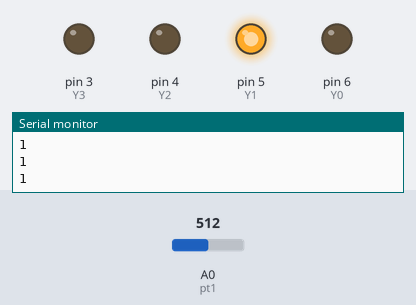
The sketch below on a simulated Arduino Uno, built with avr-gcc and run on an emulated ATmega328P. Shown: output pins drawn as LEDs (lit = HIGH), the last lines printed to the serial monitor. Inputs (shaded band) come from the test bench; at power-on: A0 (pt1) = 512.

Above: at 1.3 s.
1.4 s: A0 (pt1) set to 670
2.9 s: A0 (pt1) set to 693
At 3.8 s:
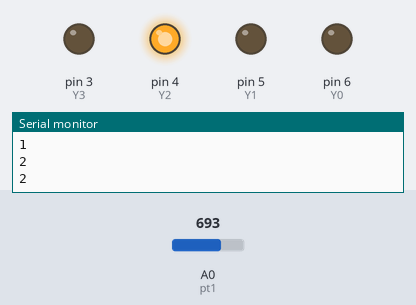
4.5 s: A0 (pt1) set to 1013
6.0 s: A0 (pt1) set to 1023
At 7.2 s:
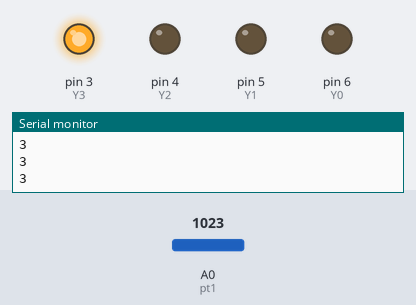
7.5 s: A0 (pt1) set to 306
At 8.5 s:
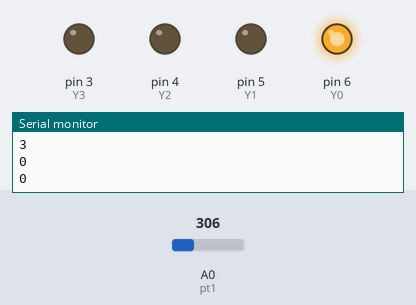
9.0 s: A0 (pt1) set to 355
At 9.7 s:
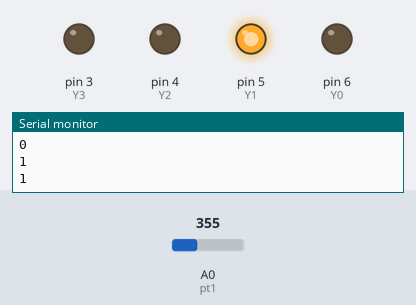
Timing chart, 0 to 11.5 s (numbered marks = the images above; inputs shaded):
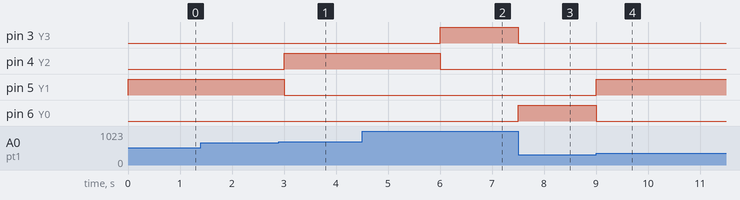

The sketch:

Practica_Demultiplexor.ino
```cpp
int Y0 = 6, Y1 = 5, Y2 = 4, Y3 = 3;
int pt1 = A0;

void setup() {
  pinMode(Y0, OUTPUT);
  pinMode(Y1, OUTPUT);
  pinMode(Y2, OUTPUT);
  pinMode(Y3, OUTPUT);
  Serial.begin(9600);
}


int val1;
void loop() {

  val1 = analogRead(pt1);
  val1 = map(val1, 0, 1023, 0, 3);

  Serial.println(val1);

  if (val1 == 1) {

    digitalWrite(Y0, LOW);
    digitalWrite(Y1, HIGH);
    digitalWrite(Y2, LOW);
    digitalWrite(Y3, LOW);

  } else if (val1 == 2) {

    digitalWrite(Y0, LOW);
    digitalWrite(Y1, LOW);
    digitalWrite(Y2, HIGH);
    digitalWrite(Y3, LOW);

  } else if (val1 == 3) {

    digitalWrite(Y0, LOW);
    digitalWrite(Y1, LOW);
    digitalWrite(Y2, LOW);
    digitalWrite(Y3, HIGH);

  } else if (val1 == 0){
    digitalWrite(Y0, HIGH);
    digitalWrite(Y1, LOW);
    digitalWrite(Y2, LOW);
    digitalWrite(Y3, LOW);
  }

  delay(500);
}
```

Measured:
- the behaviour switches between 681 and 682 on A0 (pt1) (found by bisection; images 0 and 1)
- the behaviour switches between 1022 and 1023 on A0 (pt1) (found by bisection; images 1 and 2)
- the behaviour switches between 340 and 341 on A0 (pt1) (found by bisection; images 3 and 4)
- after the input at 2.9 s, pin 4 (Y2): LOW → HIGH after 0.10 s; pin 5 (Y1): HIGH → LOW after 0.10 s
- after the input at 6.0 s, pin 3 (Y3): LOW → HIGH at once; pin 4 (Y2): HIGH → LOW at once
- after the input at 7.5 s, pin 3 (Y3): HIGH → LOW at once; pin 6 (Y0): LOW → HIGH at once
- after the input at 9.0 s, pin 5 (Y1): LOW → HIGH at once; pin 6 (Y0): HIGH → LOW at once
